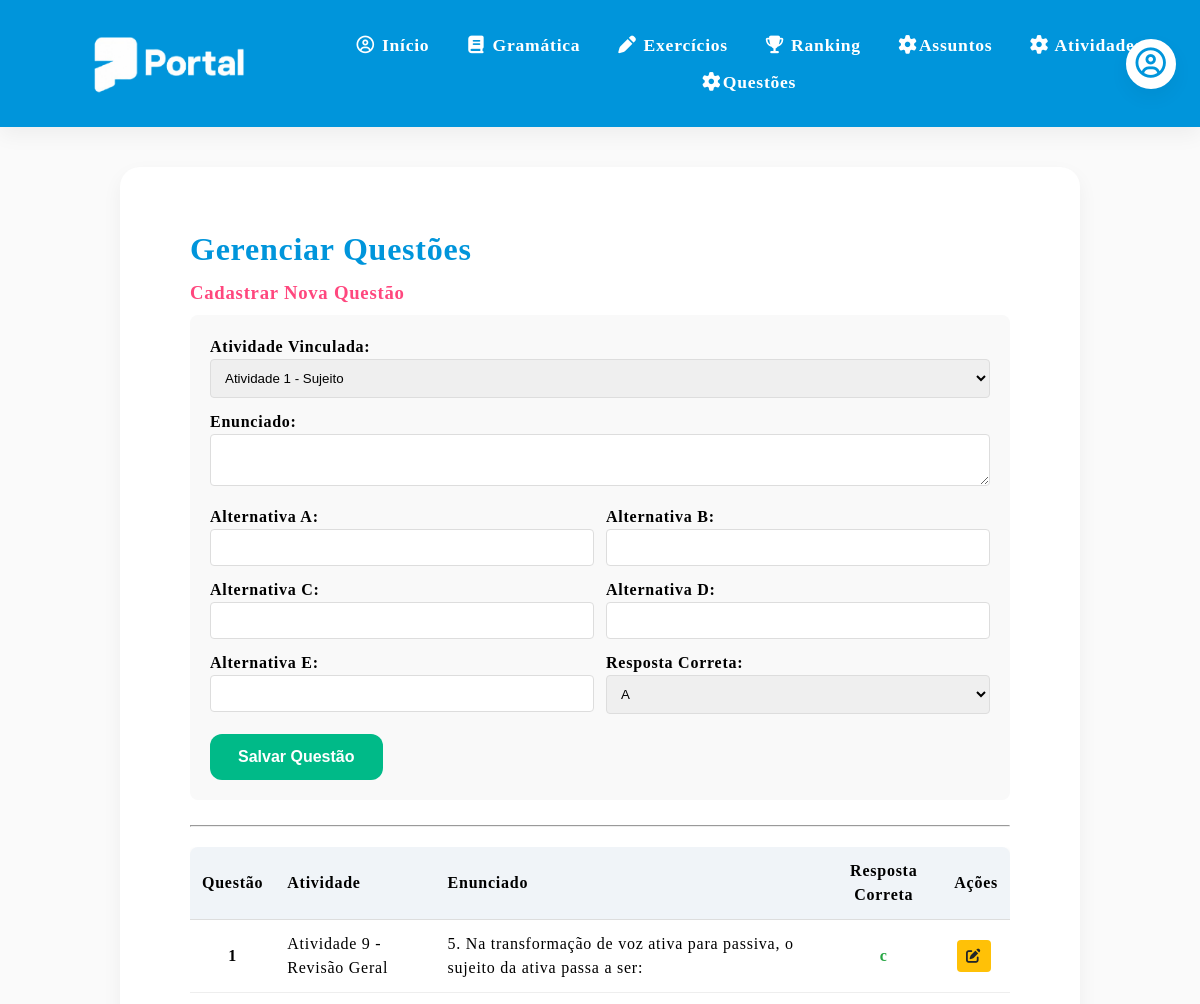
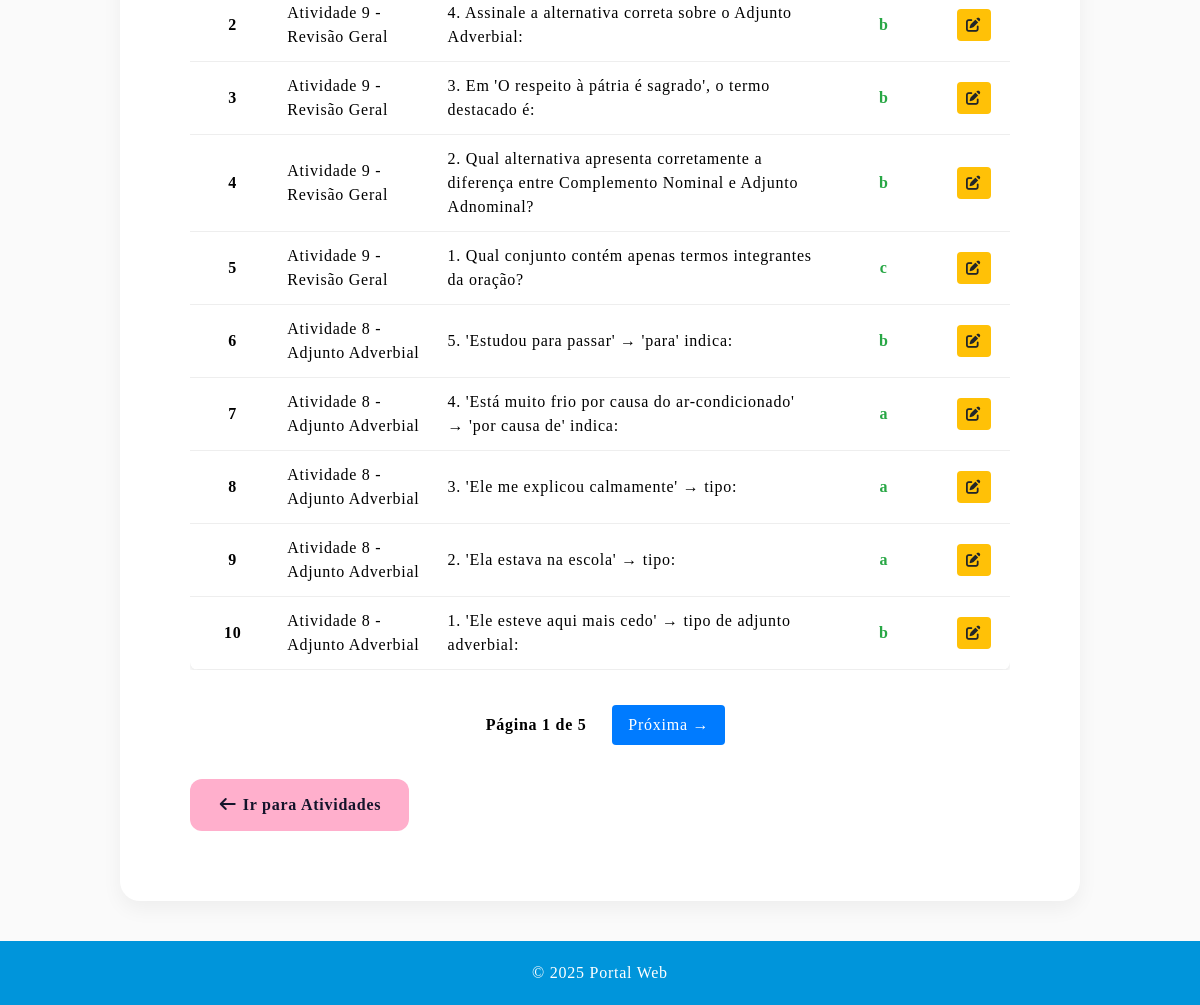
Screenshot of /listar_questoes with the database file from the repository (2 pictures, top to bottom).
### models.py (models this page shows)
class Questao(db.Model):
    __tablename__ = "questao"
    id = db.Column(db.Integer, primary_key=True)
    enunciado = db.Column(db.Text, nullable=False)
    alternativa_a = db.Column(db.Text, nullable=True)
    alternativa_b = db.Column(db.Text, nullable=True)
    alternativa_c = db.Column(db.Text, nullable=True)
    alternativa_d = db.Column(db.Text, nullable=True)
    alternativa_e = db.Column(db.Text, nullable=True)
    resposta_correta = db.Column(db.String(1), nullable=True)
    atividade_id = db.Column(db.Integer, db.ForeignKey("atividade.id"), nullable=False)
    atividade = db.relationship("Atividade", back_populates="questoes")

class Atividade(db.Model):
    __tablename__ = "atividade"
    id = db.Column(db.Integer, primary_key=True)
    nome = db.Column(db.String(150), nullable=True)
    dificuldade = db.Column(db.String(50), nullable=True)
    assunto_id = db.Column(db.Integer, db.ForeignKey("assunto.id"), nullable=False)
    assunto = db.relationship("Assunto", back_populates="atividades")
    questoes = db.relationship("Questao", back_populates="atividade", lazy=True, cascade="all, delete-orphan")

### rotas.py (the view, shortened to what this page needs)
    @app.route('/listar_questoes', methods=['GET', 'POST'])
    def listar_questoes():
        redir = verificar_professor()
        if redir: return redir
        form = QuestaoForm()
        form.atividade_id.choices = [(a.id, a.nome) for a in QuestaoServico.listar_atividades()]
        pagina = request.args.get('pagina', 1, type=int)
        questoes_paginado = QuestaoServico.listar_paginado(pagina)
        return render_template("listar_questoes.html", questoes=questoes_paginado.items, form=form, paginacao=questoes_paginado)

### formularios.py
class QuestaoForm(FlaskForm):
    enunciado = TextAreaField('Enunciado', validators=[
        DataRequired(message="O enunciado é obrigatório."),
        Length(min=10, message="Mínimo de 10 caracteres.")
    ])
    alternativa_a = StringField('Alternativa A', validators=[DataRequired()])
    alternativa_b = StringField('Alternativa B', validators=[DataRequired()])
    alternativa_c = StringField('Alternativa C', validators=[DataRequired()])
    alternativa_d = StringField('Alternativa D', validators=[DataRequired()])
    alternativa_e = StringField('Alternativa E', validators=[DataRequired()])
    resposta_correta = SelectField('Resposta Correta', choices=[
        ('A', 'A'), ('B', 'B'), ('C', 'C'), ('D', 'D'), ('E', 'E')
    ], validators=[DataRequired()])
    atividade_id = SelectField('Atividade Vinculada', coerce=int, validators=[
        DataRequired(message="Selecione uma atividade.")
    ])
    submit = SubmitField('Salvar Questão')

### rotas.py (called while the page is built, shortened)
def verificar_professor():
    return None

### servicos/questao_servico.py (called while the page is built)
    @staticmethod
    def listar_paginado(pagina=1):
        itens_por_pagina = current_app.config['ITENS_POR_PAGINA']
        return Questao.query.order_by(Questao.id.desc()).paginate(
            page=pagina,
            per_page=itens_por_pagina,
            error_out=False
        )

    @staticmethod
    def listar_atividades():
        return Atividade.query.all()

### templates/listar_questoes.html (shortened to what this page needs)
{% extends "base.html" %}
{% block conteudo %}
        <section class="section">
            <h2>Gerenciar Questões</h2>
            <h3>Cadastrar Nova Questão</h3>
            <form method="POST" style="background: #f9f9f9; padding: 20px; border-radius: 8px; margin-bottom: 25px;">
                <div style="margin-bottom: 12px;">
                    <label style="font-weight: 600;">{{ form.atividade_id.label }}:</label>
                    {{ form.atividade_id(style="width: 100%; padding: 10px; border-radius: 4px; border: 1px solid #ddd;") }}
                </div>
                <div style="margin-bottom: 12px;">
                    <label style="font-weight: 600;">{{ form.enunciado.label }}:</label>
                    {{ form.enunciado(rows="2", style="width: 100%; padding: 10px; border-radius: 4px; border: 1px solid #ddd;") }}
                </div>
                <div style="display: grid; grid-template-columns: 1fr 1fr; gap: 12px; margin-bottom: 12px;">
                    <div>
                        <label style="font-weight: 600;">{{ form.alternativa_a.label }}:</label>
                        {{ form.alternativa_a(style="width: 100%; padding: 10px; border-radius: 4px; border: 1px solid #ddd;") }}
                    </div>
                    <div>
                        <label style="font-weight: 600;">{{ form.alternativa_b.label }}:</label>
                        {{ form.alternativa_b(style="width: 100%; padding: 10px; border-radius: 4px; border: 1px solid #ddd;") }}
                    </div>
                    <div>
                        <label style="font-weight: 600;">{{ form.alternativa_c.label }}:</label>
                        {{ form.alternativa_c(style="width: 100%; padding: 10px; border-radius: 4px; border: 1px solid #ddd;") }}
                    </div>
                    <div>
                        <label style="font-weight: 600;">{{ form.alternativa_d.label }}:</label>
                        {{ form.alternativa_d(style="width: 100%; padding: 10px; border-radius: 4px; border: 1px solid #ddd;") }}
                    </div>
                    <div>
                        <label style="font-weight: 600;">{{ form.alternativa_e.label }}:</label>
                        {{ form.alternativa_e(style="width: 100%; padding: 10px; border-radius: 4px; border: 1px solid #ddd;") }}
                    </div>
                    <div>
                        <label style="font-weight: 600;">{{ form.resposta_correta.label }}:</label>
                        {{ form.resposta_correta(style="width: 100%; padding: 10px; border-radius: 4px; border: 1px solid #ddd;") }}
                    </div>
                </div>
                {{ form.submit(class="btn btn-salvar", style="margin-top: 8px;") }}
            </form>
            <hr>
            <div style="margin-top: 20px; overflow-x: auto;">
                <table style="width: 100%; border-collapse: collapse; background: #fff; border-radius: 8px; overflow: hidden; box-shadow: 0 2px 4px rgba(0,0,0,0.1);">
                    <thead>
                        <tr style="background: #f0f4f8;">
                            <th style="padding: 12px; text-align: center; border-bottom: 1px solid #ddd;">Questão</th>
                            <th style="padding: 12px; text-align: left; border-bottom: 1px solid #ddd;">Atividade</th>
                            <th style="padding: 12px; text-align: left; border-bottom: 1px solid #ddd;">Enunciado</th>
                            <th style="padding: 12px; text-align: center; border-bottom: 1px solid #ddd;">Resposta Correta</th>
                            <th style="padding: 12px; text-align: center; border-bottom: 1px solid #ddd;">Ações</th>
                        </tr>
                    </thead>
                    <tbody>
                        {% for q in questoes %}
                        <tr>
                            <td style="padding: 12px; border-bottom: 1px solid #eee; text-align: center; font-weight: bold;">{{ loop.index }}</td>
                            <td style="padding: 12px; border-bottom: 1px solid #eee;">{{ q.atividade.nome }}</td>
                            <td style="padding: 12px; border-bottom: 1px solid #eee;">{{ q.enunciado }}</td>
                            <td style="padding: 12px; border-bottom: 1px solid #eee; text-align: center; font-weight: bold; color: #28a745;">{{ q.resposta_correta }}</td>
                            <td style="padding: 12px; border-bottom: 1px solid #eee; text-align: center;">
                                <a href="{{ url_for('editar_questao', id=q.id) }}" class="btn" style="padding: 4px 8px; font-size: 0.9em; background: #ffc107; color: #212529; text-decoration: none; border-radius: 4px; margin-right: 5px;">
                                    <i class="fa-solid fa-pen-to-square"></i>
                                </a>
                            </td>
                        </tr>
                        {% else %}
                        <tr>
                            <td colspan="5" style="padding: 15px; text-align: center; color: #6c757d;">Nenhuma questão cadastrada.</td>
                        </tr>
                        {% endfor %}
                    </tbody>
                </table>
            </div>
            {% if paginacao.pages > 1 %}
            <div style="text-align: center; margin-top: 25px; padding: 10px;">
                <span style="padding: 8px 16px; font-weight: bold;">
                    Página {{ paginacao.page }} de {{ paginacao.pages }}
                </span>
                {% if paginacao.has_next %}
                <a href="{{ url_for('listar_questoes', pagina=paginacao.next_num) }}"
                   style="padding: 8px 16px; margin: 0 5px; background: #007bff; color: white; border-radius: 4px; text-decoration: none; display: inline-block;">
                    Próxima →
                </a>
                {% endif %}
            </div>
            {% endif %}
            <br>
            <a href="{{ url_for('atividades') }}" class="btn btn-gramatica">
                <i class="fa-solid fa-arrow-left"></i> Ir para Atividades
            </a>
        </section>
{% endblock %}

### static/css/style.css (style rules this page uses)
:root { --primary-blue: #0095DB; --secondary-blue: #D5F7FF; --primary-pink: #FFAFCC; --secondary-pink: #FFECF4; --pink: #FF477E; --mint-green: #DFFCF4; --success-green: #00966D; --soft-purple: #DDD0F8; --soft-yellow: #FFF0D4; --yellow: #F4B740; --bg-light: #FAFAFA; --gray-light: #EDEDED; --gray-medium: #D6D8E7; --text-dark: #14142B; --shadow-soft: 0 8px 20px rgba(0, 0, 0, 0.05); }
* { margin: 0; padding: 0; box-sizing: border-box; }
body { font-family: 'Basier Square'; font-weight: 400; font-size: 1.0em; line-height: 1.5em; letter-spacing: 0.75px; background-color: var(--bg-light); */ }
.section { background: white; border-radius: 20px; padding: 70px; margin-bottom: 30px; box-shadow: var(--shadow-soft); transition: 0.3s; }
h2 { color: var(--primary-blue); margin-bottom: 20px; font-size: 2rem; }
h3 { color: var(--pink); margin-bottom: 10px; }
.btn { display: inline-block; background-color: var(--primary-blue); color: white; padding: 14px 28px; border-radius: 12px; text-decoration: none; font-weight: bold; border: none; cursor: pointer; transition: 0.3s; }
.btn-gramatica { background-color: var(--primary-pink); color: var(--text-dark); }
.btn-salvar { background-color: #00BA88; font-size: 1.0em; }

### rows the page displays
Questao: atividade.nome "Atividade 9 - Revisão Geral", enunciado "5. Na transformação de voz ativa para passiva, o sujeito da ativa passa a ser:", resposta_correta "c"
Questao: atividade.nome "Atividade 9 - Revisão Geral", enunciado "4. Assinale a alternativa correta sobre o Adjunto Adverbial:", resposta_correta "b"
Questao: atividade.nome "Atividade 9 - Revisão Geral", enunciado "3. Em 'O respeito à pátria é sagrado', o termo destacado é:", resposta_correta "b"
Questao: atividade.nome "Atividade 9 - Revisão Geral", enunciado "2. Qual alternativa apresenta corretamente a diferença entre Complemento Nominal e Adjunto Adnominal?", resposta_correta "b"
Questao: atividade.nome "Atividade 9 - Revisão Geral", enunciado "1. Qual conjunto contém apenas termos integrantes da oração?", resposta_correta "c"
Questao: atividade.nome "Atividade 8 - Adjunto Adverbial", enunciado "5. 'Estudou para passar' → 'para' indica:", resposta_correta "b"
Questao: atividade.nome "Atividade 8 - Adjunto Adverbial", enunciado "4. 'Está muito frio por causa do ar-condicionado' → 'por causa de' indica:", resposta_correta "a"
Questao: atividade.nome "Atividade 8 - Adjunto Adverbial", enunciado "3. 'Ele me explicou calmamente' → tipo:", resposta_correta "a"
Questao: atividade.nome "Atividade 8 - Adjunto Adverbial", enunciado "2. 'Ela estava na escola' → tipo:", resposta_correta "a"
Questao: atividade.nome "Atividade 8 - Adjunto Adverbial", enunciado "1. 'Ele esteve aqui mais cedo' → tipo de adjunto adverbial:", resposta_correta "b"

### other values shown
{{ paginacao.page }} "1"
{{ paginacao.pages }} "5"
